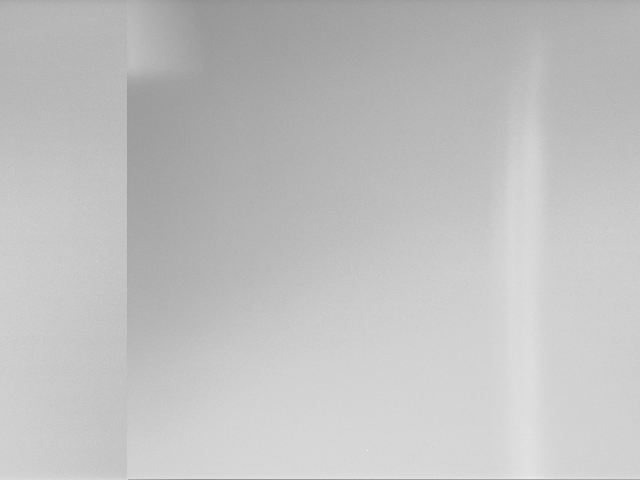
#> input picture hackathon/hanchuan/sscope/FlyCapture2/src/FlyCapture2Test/Debug/FlyCapture2Test-10283330-0.bmp, 640 x 480 px
$ python -i seg_dsp.py   (imports and definitions only)   (older library calls are emulated)
#> lines starting #> are read from the running program, lines starting #| are printed output that depends on the picture; after the words box and inside, x2 and y2 are one past the last pixel; in counts of white or black regions, pixels touching at a corner belong together
#> further down, picture is the input picture: shape (480, 640, 3); min 143, max 249, mean 192.2
### hackathon/gyy/nucleusDetection/SDGP_algorithm/AllwnCell_seg/AllwnCell_seg/aicssegmentation/core/pre_processing_utils.py
import numpy as np
from typing import List
from scipy.stats import norm
from scipy.ndimage import gaussian_filter


def intensity_normalization(struct_img: np.ndarray, scaling_param: List):
    """Normalize the intensity of input image so that the value range is from 0 to 1.

    Parameters:
    ------------
    img: np.ndarray
        a 3d image
    scaling_param: List
        a list with only one value 0, i.e. [0]: Min-Max normlaizaiton,
            the max intensity of img will be mapped to 1 and min will
            be mapped to 0
        a list with a single positive integer v, e.g. [5000]: Min-Max normalization,
            but first any original intensity value > v will be considered as outlier
            and reset of min intensity of img. After the max will be mapped to 1
            and min will be mapped to 0
        a list with two float values [a, b], e.g. [1.5, 10.5]: Auto-contrast
            normalizaiton. First, mean and standard deviaion (std) of the original
            intensity in img are calculated. Next, the intensity is truncated into
            range [mean - a * std, mean + b * std], and then recaled to [0, 1]
        a list with four float values [a, b, c, d], e.g. [0.5, 15.5, 200, 4000]:
            Auto-contrast normalization. Similat to above case, but only intensity value
            between c and d will be used to calculated mean and std.
    """
    assert len(scaling_param) > 0

    if len(scaling_param) == 1:
        if scaling_param[0] < 1:
            print("intensity normalization: min-max normalization with NO absolute" + "intensity upper bound")
        else:
            print(f"intensity norm: min-max norm with upper bound {scaling_param[0]}")
            struct_img[struct_img > scaling_param[0]] = struct_img.min()
        strech_min = struct_img.min()
#> strech_min = 143
        strech_max = struct_img.max()
#> strech_max = 249
    elif len(scaling_param) == 2:
        m, s = norm.fit(struct_img.flat)
        strech_min = max(m - scaling_param[0] * s, struct_img.min())
        strech_max = min(m + scaling_param[1] * s, struct_img.max())
        struct_img[struct_img > strech_max] = strech_max
        struct_img[struct_img < strech_min] = strech_min
    elif len(scaling_param) == 4:
        img_valid = struct_img[np.logical_and(struct_img > scaling_param[2], struct_img < scaling_param[3])]
        assert (
            img_valid.size > 0
        ), f"Adjust intensity normalization parameters {scaling_param[2]} and {scaling_param[3]} to include the image with range {struct_img.min()}:{struct_img.max()}"  # noqa: E501
        m, s = norm.fit(img_valid.flat)
        strech_min = max(scaling_param[2] - scaling_param[0] * s, struct_img.min())
        strech_max = min(scaling_param[3] + scaling_param[1] * s, struct_img.max())
        struct_img[struct_img > strech_max] = strech_max
        struct_img[struct_img < strech_min] = strech_min
    assert (
        strech_min <= strech_max
    ), f"Please adjust intensity normalization parameters so that {strech_min}<={strech_max}"
    struct_img = (struct_img - strech_min + 1e-8) / (strech_max - strech_min + 1e-8)
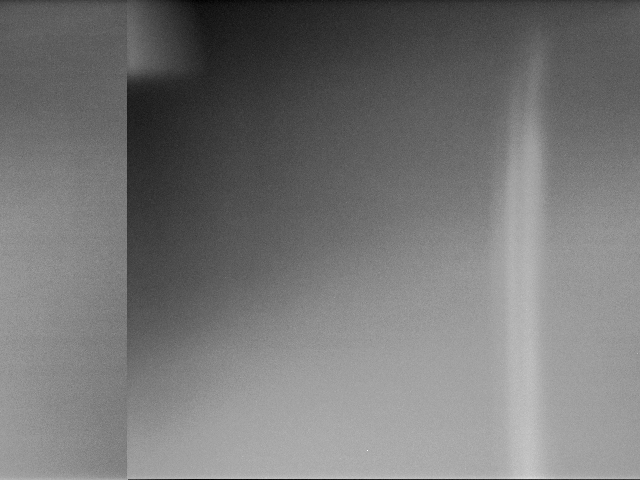
#> struct_img: shape (480, 640, 3) float64; min 9.43e-11, max 1, mean 0.464

    # print('intensity normalization completes')
    return struct_img


# [8 lines left out: function image_smoothing_gaussian_3d, not called in this run]


def image_smoothing_gaussian_slice_by_slice(struct_img, sigma, truncate_range=3.0):
    """
    wrapper for applying 2D Guassian smoothing slice by slice on a 3D image
    """
#> called with sigma = 1, truncate_range = 3
    structure_img_smooth = np.zeros_like(struct_img)
    for zz in range(struct_img.shape[0]):
        structure_img_smooth[zz, :, :] = gaussian_filter(
            struct_img[zz, :, :], sigma=sigma, mode="nearest", truncate=truncate_range
        )

    return structure_img_smooth


# [89 lines left out: functions edge_preserving_smoothing_3d, suggest_normalization_param, not called in this run]

### hackathon/gyy/nucleusDetection/SDGP_algorithm/AllwnCell_seg/AllwnCell_seg/aicssegmentation/core/seg_dot.py
import numpy as np
from typing import List
from scipy.ndimage import gaussian_laplace


def dot_3d(struct_img: np.ndarray, log_sigma: float, cutoff=-1):
    """apply 3D spot filter on a 3D image

    Parameters:
    ------------
    struct_img: np.ndarray
        the 3D image to segment
    log_sigma: float
        the size of the filter, which can be set based on the estimated radius
        of your target dots. For example, if visually the diameter of the
        dots is usually 3~4 pixels, then you may want to set this as 1
        or something near 1 (like 1.25).
    cutoff: float
        the cutoff value to apply on the filter result. If the cutoff is
        negative, no cutoff will be applied. Default is -1
    """
#> called with log_sigma = 1, cutoff = -1
    assert len(struct_img.shape) == 3
    responce = -1 * (log_sigma**2) * gaussian_laplace(struct_img, log_sigma)
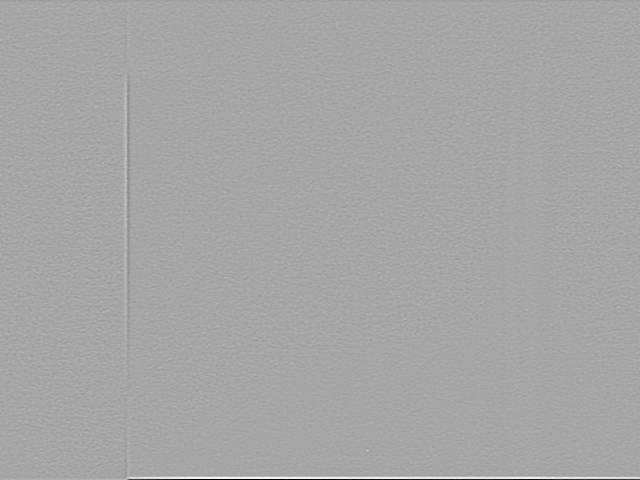
#> responce: shape (480, 640, 3) float64; min -0.277, max 0.149, mean 0.0001; drawn with min black and max white
    if cutoff < 0:
        return responce
    else:
        return responce > cutoff


# [127 lines left out: functions dot_2d, dot_3d_wrapper, logSlice, dot_slice_by_slice, dot_2d_slice_by_slice_wrapper, not called in this run]

### hackathon/gyy/nucleusDetection/SDGP_algorithm/AllwnCell_seg/AllwnCell_seg/aicssegmentation/structure_wrapper/seg_dsp.py
import numpy as np
from typing import Union
from pathlib import Path
from skimage.morphology import remove_small_objects, dilation, ball
from skimage.segmentation import watershed

from aicssegmentation.core.pre_processing_utils import (
    intensity_normalization,
    image_smoothing_gaussian_slice_by_slice,
)
from aicssegmentation.core.seg_dot import dot_3d
from skimage.feature import peak_local_max
from scipy.ndimage import distance_transform_edt
from skimage.measure import label
from aicssegmentation.core.output_utils import (
    save_segmentation,
    generate_segmentation_contour,
)
from scipy.ndimage import zoom


def Workflow_dsp(
    struct_img: np.ndarray,
    rescale_ratio: float = -1,
    output_type: str = "default",
    output_path: Union[str, Path] = None,
    fn: Union[str, Path] = None,
    output_func=None,
):
    """
    classic segmentation workflow wrapper for structure DSP

    Parameter:
    -----------
    struct_img: np.ndarray
        the 3D image to be segmented
    rescale_ratio: float
        an optional parameter to allow rescale the image before running the
        segmentation functions, default is no rescaling
    output_type: str
        select how to handle output. Currently, four types are supported:
        1. default: the result will be saved at output_path whose filename is
            original name without extention + "_struct_segmentaiton.tiff"
        2. array: the segmentation result will be simply returned as a numpy array
        3. array_with_contour: segmentation result will be returned together with
            the contour of the segmentation
        4. customize: pass in an extra output_func to do a special save. All the
            intermediate results, names of these results, the output_path, and the
            original filename (without extension) will be passed in to output_func.
    """
    ##########################################################################
    # PARAMETERS:
    #   note that these parameters are supposed to be fixed for the structure
    #   and work well accross different datasets

    intensity_norm_param = [8000]
    gaussian_smoothing_sigma = 1
    gaussian_smoothing_truncate_range = 3.0
    dot_3d_sigma = 1
    dot_3d_cutoff = 0.012
    minArea = 4
    ##########################################################################

    out_img_list = []
    out_name_list = []

    ###################
    # PRE_PROCESSING
    ###################
    # intenisty normalization (min/max)
    struct_img = intensity_normalization(struct_img, scaling_param=intensity_norm_param)

    out_img_list.append(struct_img.copy())
    out_name_list.append("im_norm")

    # rescale if needed
    if rescale_ratio > 0:
        struct_img = zoom(struct_img, (1, rescale_ratio, rescale_ratio), order=2)

        struct_img = (struct_img - struct_img.min() + 1e-8) / (struct_img.max() - struct_img.min() + 1e-8)
        gaussian_smoothing_truncate_range = gaussian_smoothing_truncate_range * rescale_ratio

    # smoothing with gaussian filter
    structure_img_smooth = image_smoothing_gaussian_slice_by_slice(
        struct_img,
        sigma=gaussian_smoothing_sigma,
        truncate_range=gaussian_smoothing_truncate_range,
    )

    out_img_list.append(structure_img_smooth.copy())
    out_name_list.append("im_smooth")

    ###################
    # core algorithm
    ###################

    # step 1: LOG 3d
    response = dot_3d(structure_img_smooth, log_sigma=dot_3d_sigma)
    bw = response > dot_3d_cutoff
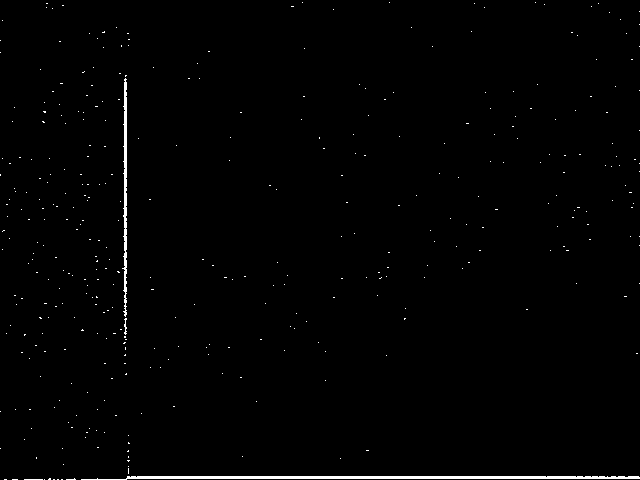
#> bw: shape (480, 640, 3) bool; 0.93% white; 377 white regions (374 under 20 px), largest, box (x1, y1, x2, y2) and area: (81, 476, 640, 480) 1568, (122, 78, 127, 317) 665, (124, 318, 127, 335) 29
    bw = remove_small_objects(bw > 0, min_size=minArea, connectivity=1, in_place=False)
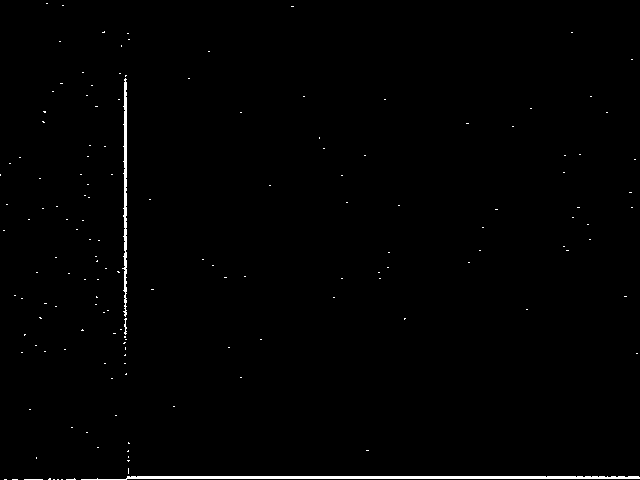
#> bw: shape (480, 640, 3) bool; 0.86% white; 154 white regions (151 under 20 px), largest, box (x1, y1, x2, y2) and area: (81, 476, 640, 480) 1568, (122, 78, 127, 317) 665, (124, 318, 127, 335) 29

    out_img_list.append(bw.copy())
    out_name_list.append("interm_mask")

    # step 2: 'local_maxi + watershed' for cell cutting
    local_maxi = peak_local_max(struct_img, labels=label(bw), min_distance=2, indices=False)
#> local_maxi: shape (480, 640, 3) bool; every value is 0

    out_img_list.append(local_maxi.copy())
    out_name_list.append("interm_local_max")

    distance = distance_transform_edt(bw)
    im_watershed = watershed(
        -distance,
        label(dilation(local_maxi, selem=ball(1))),
        mask=bw,
        watershed_line=True,
    )
#> im_watershed: shape (480, 640, 3) int32; every value is 0

    ###################
    # POST-PROCESSING
    ###################
    seg = remove_small_objects(im_watershed, min_size=minArea, connectivity=1, in_place=False)

    # output
    seg = seg > 0
    seg = seg.astype(np.uint8)
    seg[seg > 0] = 255

    out_img_list.append(seg.copy())
    out_name_list.append("bw_final")

    if output_type == "default":
        # the default final output, simply save it to the output path
#> (the run stopped early here; a loop or call above may not have finished)
